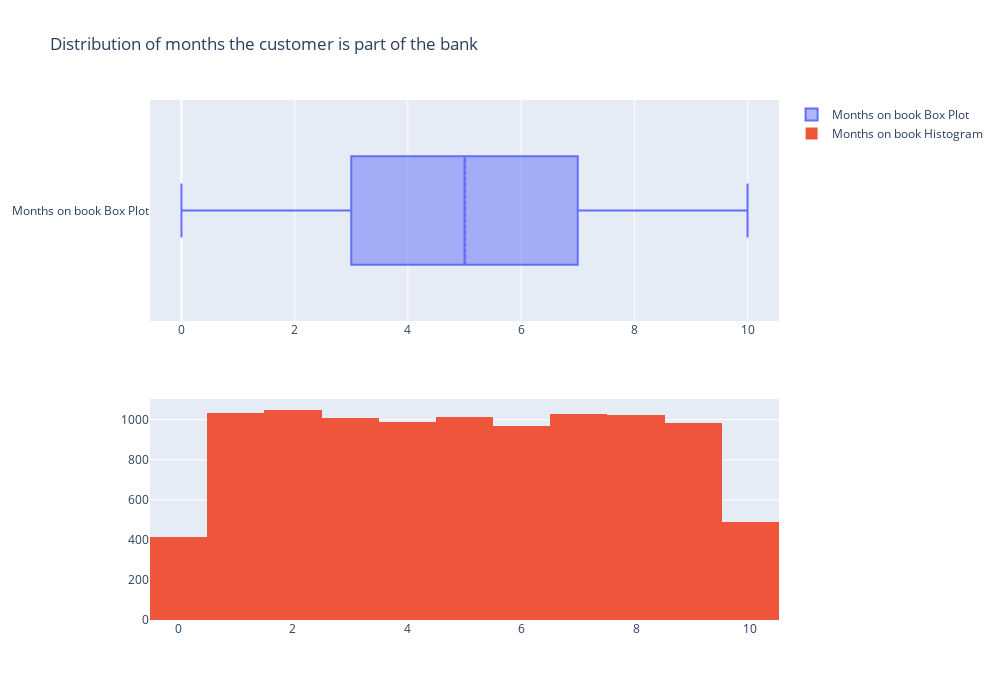

Here is the notebook cell this chart was saved with:
### Code cell
fig = make_subplots(rows=2, cols=1)

tr1=go.Box(x=data['Tenure'],name='Months on book Box Plot',boxmean=True)
tr2=go.Histogram(x=data['Tenure'],name='Months on book Histogram')

fig.add_trace(tr1,row=1,col=1)
fig.add_trace(tr2,row=2,col=1)

fig.update_layout(height=700, width=1000, title_text="Distribution of months the customer is part of the bank")
fig.show()

### Figure 1 — Plotly figure (JSON) as saved in the notebook; plotly's stock layout.template omitted (floating-point values rounded to 4 significant figures; data arrays with more than 128 entries replaced by an {"elided": "..."} marker saying what was removed)
{"data": [{"boxmean": true, "name": "Months on book Box Plot", "type": "box", "x": {"elided": "10000 int values"}, "xaxis": "x", "yaxis": "y"}, {"name": "Months on book Histogram", "type": "histogram", "x": {"elided": "10000 int values"}, "xaxis": "x2", "yaxis": "y2"}], "layout": {"height": 700, "title": {"text": "Distribution of months the customer is part of the bank"}, "width": 1000, "xaxis": {"anchor": "y", "domain": [0, 1]}, "xaxis2": {"anchor": "y2", "domain": [0, 1]}, "yaxis": {"anchor": "x", "domain": [0.575, 1]}, "yaxis2": {"anchor": "x2", "domain": [0, 0.425]}}}
